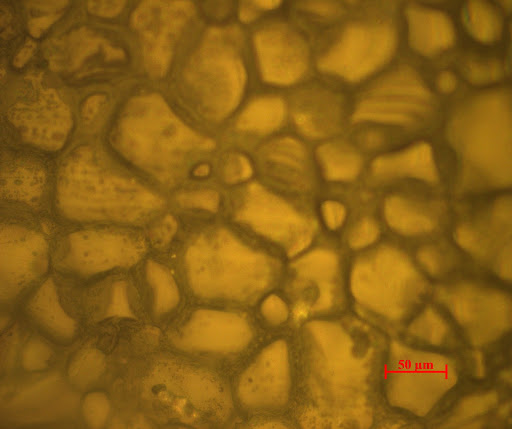
#> input picture data/Alu b.jpg, 512 x 429 px
$ python segmentation.py   (older library calls are emulated)
#> lines starting #> are read from the running program, lines starting #| are printed output that depends on the picture; after the words box and inside, x2 and y2 are one past the last pixel; in counts of white or black regions, pixels touching at a corner belong together
#> further down, img is the input picture: shape (429, 512, 3); mean B, G, R 20.5, 96.4, 136.9
#Bibliotecas
import cv2
import numpy as np
import matplotlib.pyplot as plt

def getCircle(n):
    '''kernel has size NxN'''
    # xx and yy are 200x200 tables containing the x and y coordinates as values
    # mgrid is a mesh creation helper
    xx, yy = np.mgrid[:n,:n]
    # circles contains the squared distance to the (100, 100) point
    # we are just using the circle equation learnt at school
    circle = (xx - np.floor(n/2)) ** 2 + (yy - np.floor(n/2)) ** 2
    circle = circle<=np.max(circle)*.5
    circle = np.uint8(circle)
    return circle

#Função de processamento principal
def processing(img, parameters):
    '''
    Função de processamento principal.

    A entrada é uma imagem BGR (resultado da função cv2.imread(), por exemplo); e uma lista de parâmetros opcional
    Cada posição da lista de parâmetros corresponde a:
        0 thresholdType = cv2.ADAPTIVE_THRESH_MEAN_C or cv2.ADAPTIVE_THRESH_GAUSSIAN_C
        1 blockSize = 99-299
        2 constant = 0-20
        3 kernelSize = [3-7]
        4 openingIt = 0-2
        5 erosionIt = 0-5
        6 contourMethod = cv2.CHAIN_APPROX_SIMPLE or cv2.CHAIN_APPROX_TC89_L1 or cv2.CHAIN_APPROX_TC89_KCOS
        7 minArea = 15-50

    A saída é uma tupla de 5 elementos:
        img_contours = contornos em uma cor desenhados por cima da imagem original
        img_borders  = contornos coloridos destacando os grãos das bordas
        img_colored  = contornos coloridos aleatoriamente
        img_out      = contornos coloridos aleatoriamente desenhados por cima da imagem original
        resultado    = int representando o número de grãos contados
    '''
    #Default parameters
    if parameters == None:
        #parameters = [0,199,3,3,0,3,0,20]
        parameters = [1, 191, 3, 5, 0, 2, 0, 41]

    #Transformação do vetor de parâmetros em variáveis com nomes informativos
    if parameters[0] == 0: thresholdType = cv2.ADAPTIVE_THRESH_MEAN_C
    if parameters[0] == 1: thresholdType = cv2.ADAPTIVE_THRESH_GAUSSIAN_C
    blockSize =  parameters[1]
    constant =   parameters[2]
    kernelSize = parameters[3]
    openingIt =  parameters[4]
    erosionIt =  parameters[5]
    if parameters[6] == 0: contourMethod = cv2.CHAIN_APPROX_SIMPLE
    if parameters[6] == 1: contourMethod = cv2.CHAIN_APPROX_TC89_L1
    if parameters[6] == 2: contourMethod = cv2.CHAIN_APPROX_TC89_KCOS
    minArea =    parameters[7]

    #Conversão de uma imagem para outro sistema de cores
    img_gray = cv2.cvtColor(img,cv2.COLOR_BGR2GRAY)

    #Adaptivo
    img_thresh = cv2.adaptiveThreshold(img_gray, 255, thresholdType, cv2.THRESH_BINARY, blockSize, constant)
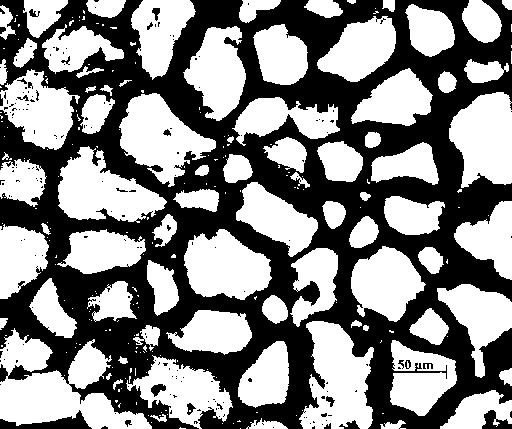
#> img_thresh: shape (429, 512); 52.6% white; 189 black regions (166 under 20 px), largest, box (x1, y1, x2, y2) and area: (0, 0, 512, 429) 101635, (0, 410, 92, 429) 743, (482, 410, 512, 429) 308

    #Fechamento
    kernel = getCircle(kernelSize)
    img_open = cv2.morphologyEx(img_thresh,cv2.MORPH_CLOSE,kernel, iterations = openingIt)
    img_open = cv2.erode(img_open, kernel, iterations=erosionIt)
#> img_open: shape (429, 512); 32.7% white; 98 white regions (26 under 20 px), largest, box (x1, y1, x2, y2) and area: (453, 96, 512, 182) 3776, (188, 233, 268, 296) 3351, (123, 97, 212, 180) 3228

    #Desenhando borda na imagem
    y,x = img_open.shape
#> y = 429; x = 512
    color = 0
    img_open[:,   0] = 0; img_open[:, x-1] = 0; img_open[0,   :] = 0; img_open[y-1, :] = 0
#> after `img_open[0, :] = 0`:
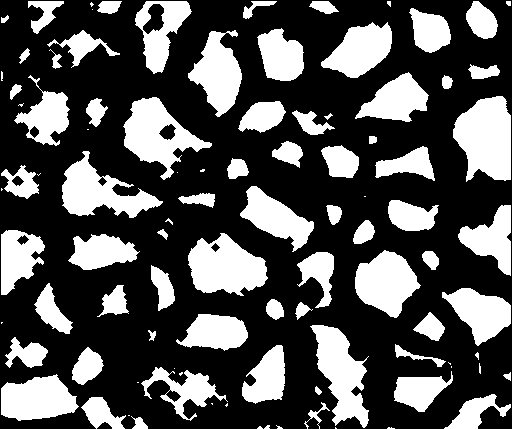
#> img_open: shape (429, 512); 32.5% white; 97 white regions (27 under 20 px), largest, box (x1, y1, x2, y2) and area: (453, 96, 511, 182) 3713, (188, 233, 268, 296) 3351, (123, 97, 212, 180) 3228
#> after `img_open[y - 1, :] = 0`: img_open: shape (429, 512); 32.5% white; 98 white regions (28 under 20 px)

    #Gerando Lista de Contornos
    cv2MajorVersion = cv2.__version__.split(".")[0]
    if int(cv2MajorVersion) >= 4:
        contours, _= cv2.findContours(img_open,cv2.RETR_EXTERNAL, contourMethod)
#> contours = 98 contours, 31 with area under 20; largest, box (x1, y1, x2, y2) and area: (453, 96, 511, 182) 3592, (188, 233, 268, 296) 3282, (123, 97, 212, 180) 3264, (310, 325, 369, 428) 2968, (62, 151, 163, 218) 2895
    else:
        _, contours, _ = cv2.findContours(img_open,cv2.RETR_EXTERNAL, contourMethod)

    #Ordenando Lista de Contornos de acordo com a área
    contours = sorted(contours, key = cv2.contourArea, reverse = True)

    #Selecionando apenas contornos cuja área é maior que algum valor
    contours = [c for c in contours if cv2.contourArea(c)>minArea]
#> contours = 63 contours; largest, box (x1, y1, x2, y2) and area: (453, 96, 511, 182) 3592, (188, 233, 268, 296) 3282, (123, 97, 212, 180) 3264, (310, 325, 369, 428) 2968, (62, 151, 163, 218) 2895

    #Desenhando Contornos na imagem original
    verde = (0,255,0)
    img_contours = cv2.drawContours(img.copy(), contours, -1, verde, 3)
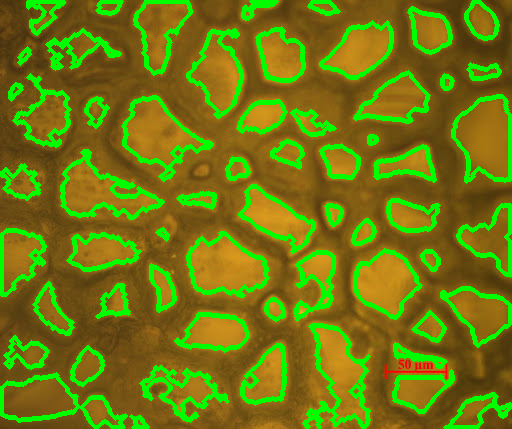
#> img_contours: shape (429, 512, 3); mean B, G, R 16.6, 122.3, 109.3

    #Separando grãos das bordas
    faixa = 3
    n_borda = 0
    img_borders = np.int32(np.ones(img.shape))
    red = [0,255,0]
    blue = [255,0,0]
    for c in contours:
        (x_ini,y_ini,w,h) = cv2.boundingRect(c)
        x_end = x_ini+w; y_end = y_ini+h
        y_img, x_img = img_thresh.shape

        if 0<x_ini<faixa or 0<y_ini<faixa or x_img-faixa<x_end<x_img or y_img-faixa<y_end<y_img:
            n_borda +=1
            random_red = [np.random.randint(20, 235) for i in range(3)]
            random_red[0] = 255
            img_borders = cv2.fillPoly(img_borders, [c], random_red)
        else:
            random_blue = [np.random.randint(20, 235) for i in range(3)]
            random_blue[1] = 255
            img_borders = cv2.fillPoly(img_borders, [c], random_blue)
#> this loop made 63 passes
#> (x_ini, y_ini, w, h, x_end, y_end) on passes 2, 3, 5, 6, 8, 9, 12, 13, 16, 17, 18, 19: (188, 233, 80, 63, 268, 296), (123, 97, 89, 83, 212, 180), (62, 151, 101, 67, 163, 218), (355, 250, 66, 68, 421, 318), (188, 30, 54, 87, 242, 117), (321, 22, 71, 56, 392, 78), (240, 186, 74, 66, 314, 252), (355, 72, 74, 50, 429, 122), (176, 314, 72, 37, 248, 351), (257, 28, 47, 53, 304, 81), (14, 75, 56, 71, 70, 146), (68, 234, 72, 36, 140, 270)
#> (x_ini, y_ini, w, h, x_end, y_end) on passes 1, 4, 7, 10, 11, 14: (453, 96, 58, 86, 511, 182), (310, 325, 59, 103, 369, 428), (1, 374, 78, 47, 79, 421), (135, 1, 57, 73, 192, 74), (442, 288, 69, 58, 511, 346), (458, 205, 53, 71, 511, 276)
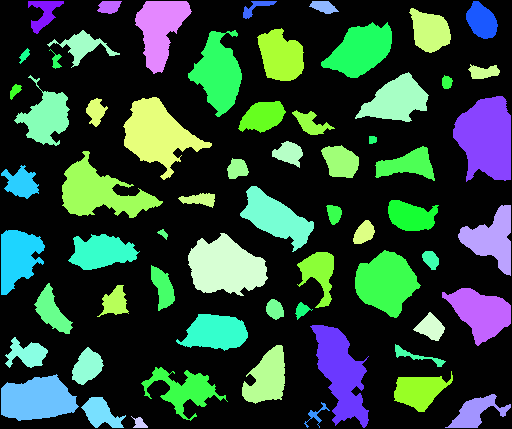
#> img_borders: shape (429, 512, 3) int32; mean of channels 0, 1, 2 56.2, 70.9, 43.3; drawn as B, G, R
#> after the loop, n_borda = 17

    #Preenchendo contornos
    img_colored = np.int32(np.ones(img.shape))
    img_out = img.copy()
    for c in contours:
        random_color = [np.random.randint(20, 235) for i in range(3)]
        img_colored = cv2.fillPoly(img_colored, [c], random_color)
        img_out = cv2.drawContours(img_out, [c], -1, random_color, 3)
#> this loop made 63 passes
#> random_color on passes 1 to 12: [39, 115, 92], [174, 214, 200], [87, 81, 34], [116, 24, 215], [159, 106, 225], [141, 129, 95], [204, 36, 172], [177, 169, 130], [45, 228, 208], [141, 138, 137], [209, 103, 181], [124, 180, 141]
#> pass 1, in processing, `img_out = cv2.drawContours(img_out, [c], -1, random_color, 3)`:
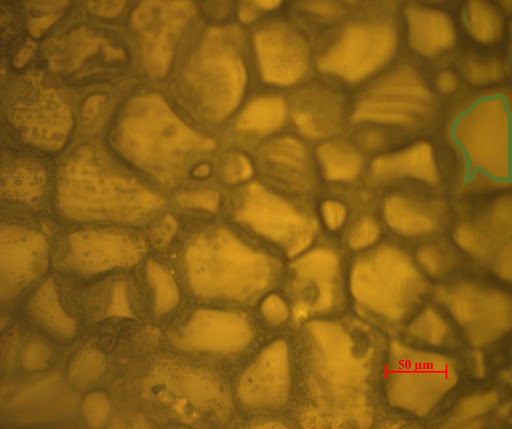
#> img_out: shape (429, 512, 3); 0.51% of pixels changed, all inside (x1, y1, x2, y2) = (451, 94, 512, 184)
#> after the loop:
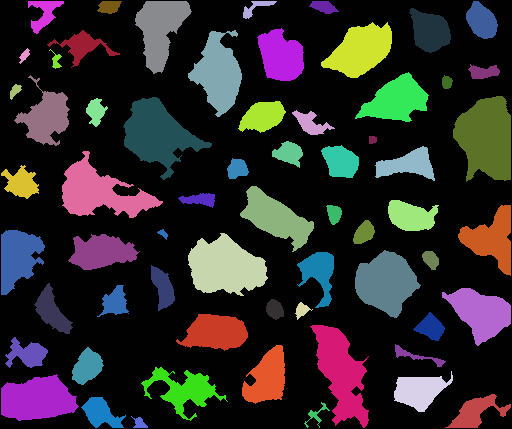
#> img_colored: shape (429, 512, 3) int32; mean of channels 0, 1, 2 42, 41.2, 45.3; drawn as B, G, R
#> after the loop:
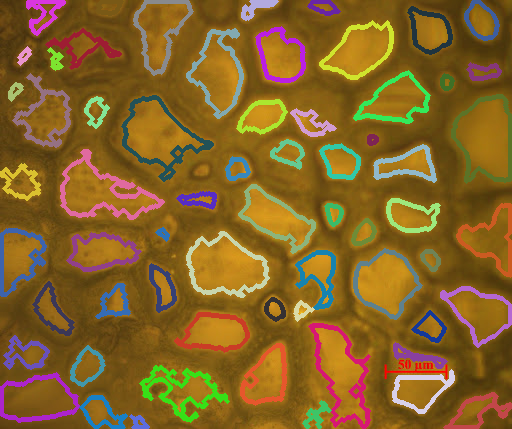
#> img_out: shape (429, 512, 3); mean B, G, R 39.2, 99, 132.9

    #resultados
    resultado = len(contours)-round(n_borda/2)
#> resultado = 55

    return img_contours, img_borders, img_colored, img_out, resultado

if __name__ == "__main__":
    img = cv2.imread("data/Alu b.jpg")
    parametros = [1, 191, 3, 5, 0, 2, 0, 41]
    img_contours, img_borders, img_colored, img_out, resultado = processing(img, parametros)
#> resultado = 55

    print("Resultado = {} grãos contados".format(resultado))
#| Resultado = 55 grãos contados

    # [4 lines of commented-out code are left out]

    cv2.imwrite('output.jpg',img_out)

$ run again, with data/Al 2.20 - 69 graos.jpg copied over data/Alu b.jpg
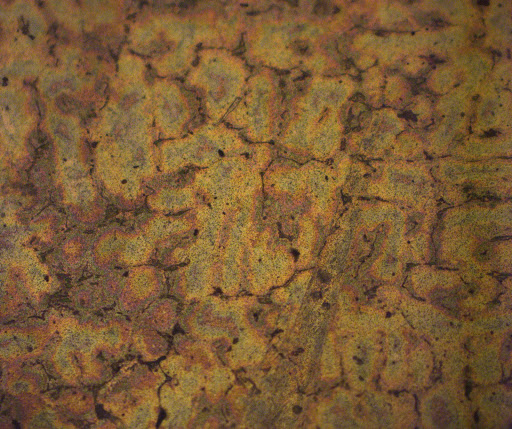
#> input picture data/Al 2.20 - 69 graos.jpg, 512 x 429 px
#> img is the input picture: shape (429, 512, 3); mean B, G, R 53.8, 91.2, 123.2
#> img_thresh: shape (429, 512); 59.7% white; 2830 black regions (2697 under 20 px), largest, box (x1, y1, x2, y2) and area: (0, 75, 239, 429) 22568, (207, 49, 453, 396) 12706, (34, 0, 139, 134) 4557
#> in processing, `contours, _= cv2.findContours(img_open,cv2.RETR_EXTERNAL, contourMethod)`: contours = 367 contours, 290 with area under 20; largest, box (x1, y1, x2, y2) and area: (132, 15, 240, 62) 1246, (354, 32, 442, 71) 1178, (1, 36, 78, 88) 990, (251, 17, 295, 65) 869, (164, 369, 204, 413) 618
#> in processing, `contours = [c for c in contours if cv2.contourArea(c)>minArea]`: contours = 53 contours; largest, box (x1, y1, x2, y2) and area: (132, 15, 240, 62) 1246, (354, 32, 442, 71) 1178, (1, 36, 78, 88) 990, (251, 17, 295, 65) 869, (164, 369, 204, 413) 618
#> the loop in processing, `for c in contours:` made 53 passes
#> (x_ini, y_ini, w, h, x_end, y_end) on passes 1, 2, 4, 5, 6, 10, 11, 14: (132, 15, 108, 47, 240, 62), (354, 32, 88, 39, 442, 71), (251, 17, 44, 48, 295, 65), (164, 369, 40, 44, 204, 413), (121, 54, 55, 47, 176, 101), (204, 52, 40, 41, 244, 93), (298, 11, 46, 33, 344, 44), (233, 331, 31, 34, 264, 365)
#> after the loop in processing, `for c in contours:`:
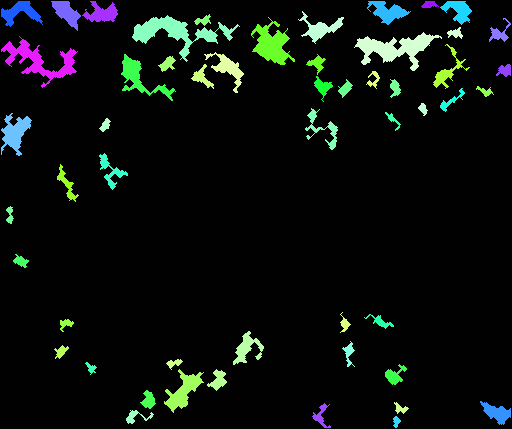
#> img_borders: shape (429, 512, 3) int32; mean of channels 0, 1, 2 13.8, 16.3, 11; drawn as B, G, R
#> after the loop in processing, `for c in contours:`: n_borda = 13
#> the loop in processing, `for c in contours:` made 53 passes
#> random_color on passes 1 to 8: [30, 106, 63], [124, 31, 22], [71, 100, 52], [202, 148, 58], [39, 194, 62], [135, 204, 208], [97, 50, 44], [145, 22, 23]
#> after the loop in processing, `for c in contours:`:
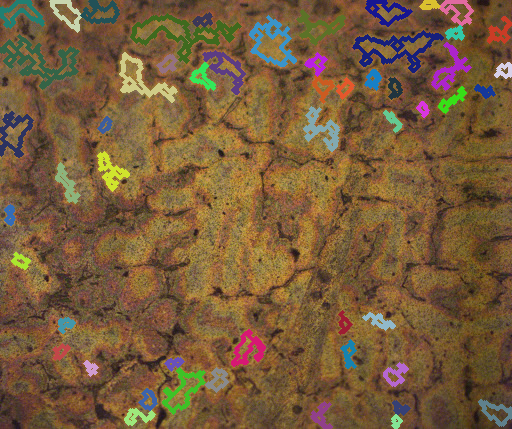
#> img_out: shape (429, 512, 3); mean B, G, R 59.3, 92, 119.8
#> in processing, `resultado = len(contours)-round(n_borda/2)`: resultado = 47
#| Resultado = 47 grãos contados

$ run again, with data/Alu a.jpg copied over data/Alu b.jpg
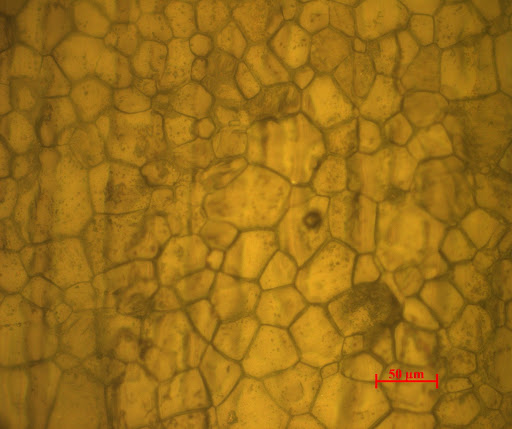
#> input picture data/Alu a.jpg, 512 x 429 px
#> img is the input picture: shape (429, 512, 3); mean B, G, R 22.9, 110.6, 154.5
#> img_thresh: shape (429, 512); 60.2% white; 529 black regions (496 under 20 px), largest, box (x1, y1, x2, y2) and area: (0, 0, 512, 429) 83862, (41, 382, 60, 429) 314, (493, 185, 512, 208) 200
#> in processing, `contours, _= cv2.findContours(img_open,cv2.RETR_EXTERNAL, contourMethod)`: contours = 282 contours, 129 with area under 20; largest, box (x1, y1, x2, y2) and area: (270, 121, 320, 180) 1669, (362, 128, 448, 197) 1603, (380, 201, 426, 269) 1590, (228, 170, 286, 223) 1562, (45, 162, 88, 231) 1516
#> in processing, `contours = [c for c in contours if cv2.contourArea(c)>minArea]`: contours = 130 contours; largest, box (x1, y1, x2, y2) and area: (270, 121, 320, 180) 1669, (362, 128, 448, 197) 1603, (380, 201, 426, 269) 1590, (228, 170, 286, 223) 1562, (45, 162, 88, 231) 1516
#> the loop in processing, `for c in contours:` made 130 passes
#> (x_ini, y_ini, w, h, x_end, y_end) on passes 1, 2, 3, 4, 5, 7, 8, 9: (270, 121, 50, 59, 320, 180), (362, 128, 86, 69, 448, 197), (380, 201, 46, 68, 426, 269), (228, 170, 58, 53, 286, 223), (45, 162, 43, 69, 88, 231), (61, 38, 55, 39, 116, 77), (300, 251, 48, 47, 348, 298), (297, 311, 42, 52, 339, 363)
#> after the loop in processing, `for c in contours:`:
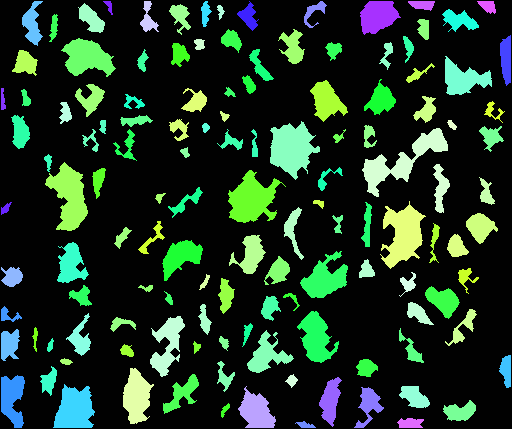
#> img_borders: shape (429, 512, 3) int32; mean of channels 0, 1, 2 35.8, 52.5, 29.4; drawn as B, G, R
#> the loop in processing, `for c in contours:` made 130 passes
#> after the loop in processing, `for c in contours:`:
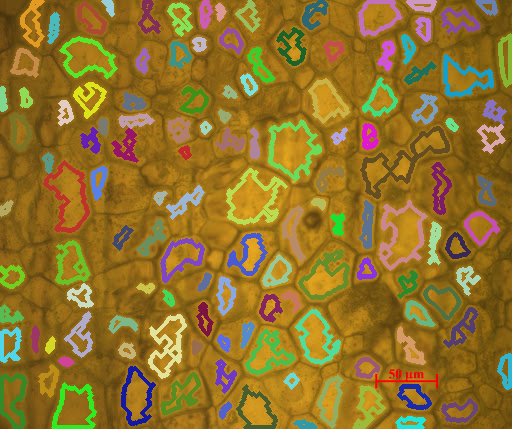
#> img_out: shape (429, 512, 3); mean B, G, R 43, 114.5, 144.7
#| Resultado = 118 grãos contados

$ run again, with data/Disco alumina 40x.jpg copied over data/Alu b.jpg
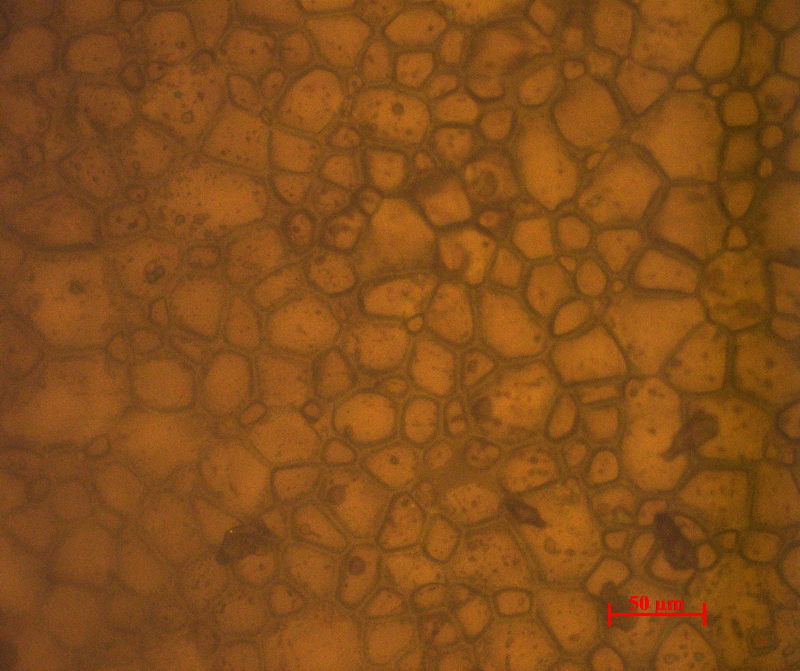
#> input picture data/Disco alumina 40x.jpg, 1600 x 1342 px (shown at 1/2 size)
#> img is the input picture: shape (1342, 1600, 3); mean B, G, R 25.2, 77.6, 133.2
#> img_thresh: shape (1342, 1600); 60.9% white; 44006 black regions (43259 under 20 px), largest, box (x1, y1, x2, y2) and area: (0, 0, 1600, 1342) 674645, (0, 915, 110, 1036) 3482, (203, 505, 291, 630) 2865
#> in processing, `contours, _= cv2.findContours(img_open,cv2.RETR_EXTERNAL, contourMethod)`: contours = 2768 contours, 2258 with area under 20; largest, box (x1, y1, x2, y2) and area: (1033, 439, 1101, 512) 2724, (747, 307, 805, 373) 2244, (854, 376, 937, 434) 2239, (694, 794, 780, 871) 2210, (919, 463, 975, 563) 2200
#> in processing, `contours = [c for c in contours if cv2.contourArea(c)>minArea]`: contours = 344 contours; largest, box (x1, y1, x2, y2) and area: (1033, 439, 1101, 512) 2724, (747, 307, 805, 373) 2244, (854, 376, 937, 434) 2239, (694, 794, 780, 871) 2210, (919, 463, 975, 563) 2200
#> the loop in processing, `for c in contours:` made 344 passes
#> (x_ini, y_ini, w, h, x_end, y_end, n_borda) on pass 43: (1068, 1, 40, 44, 1108, 45, 1)
#> after the loop in processing, `for c in contours:`:
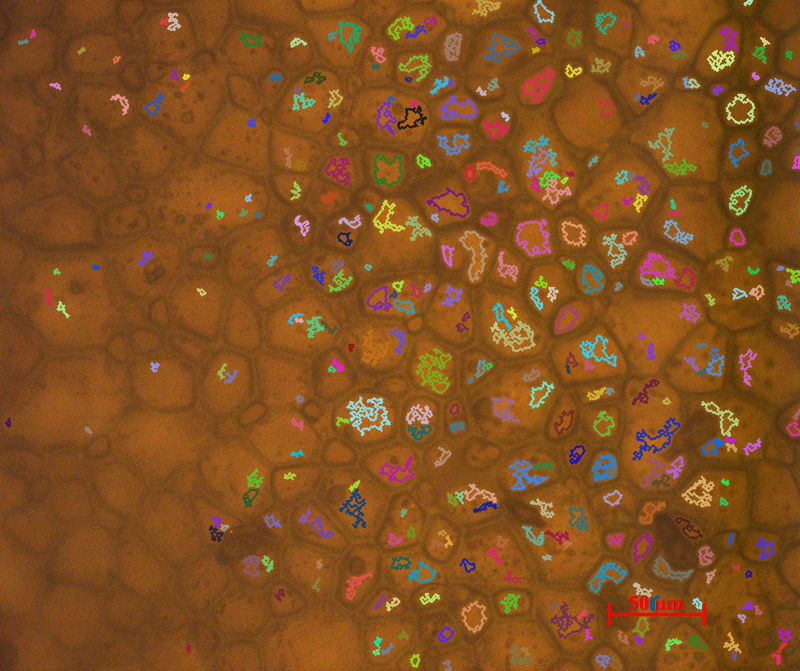
#> img_out: shape (1342, 1600, 3) (shown at 1/2 size); mean B, G, R 33.2, 80.2, 131.2
#| Resultado = 338 grãos contados
